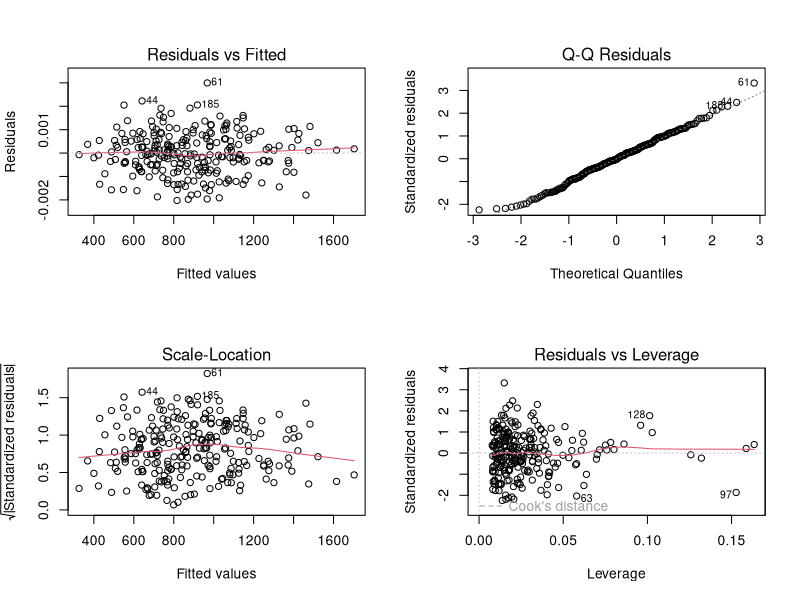
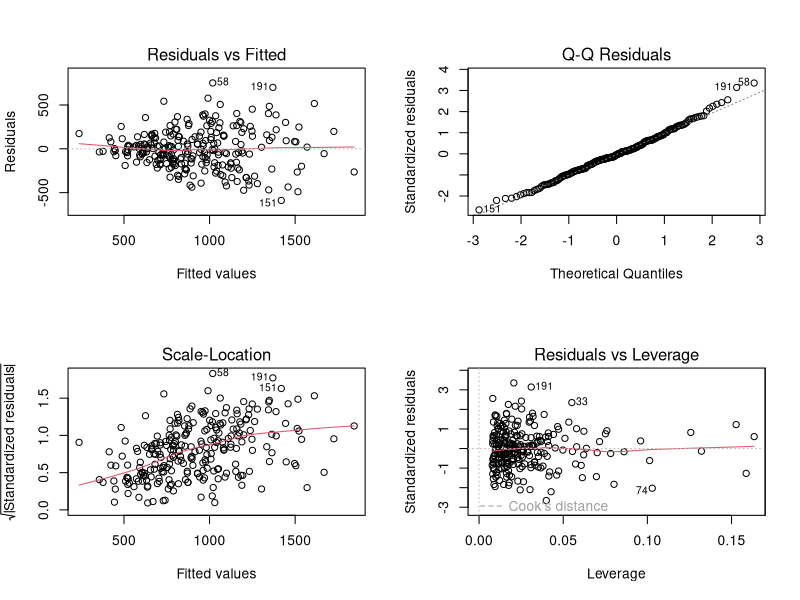
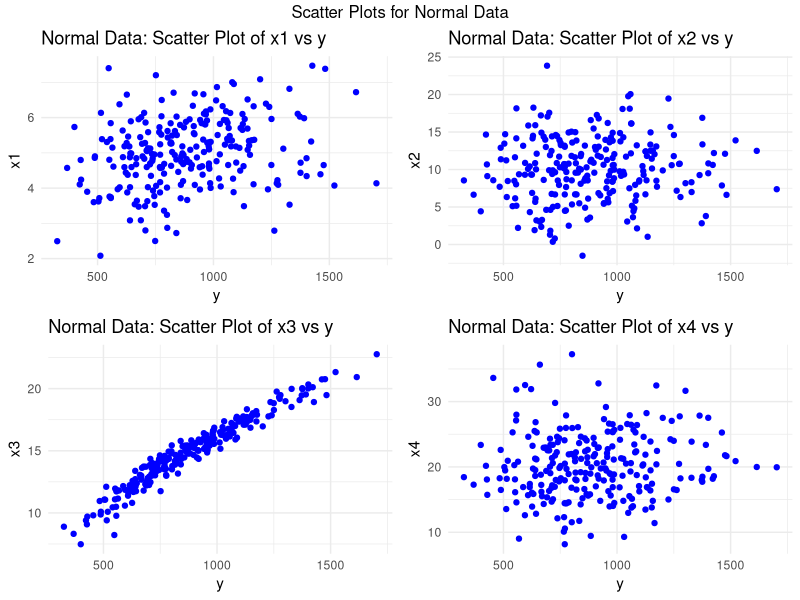
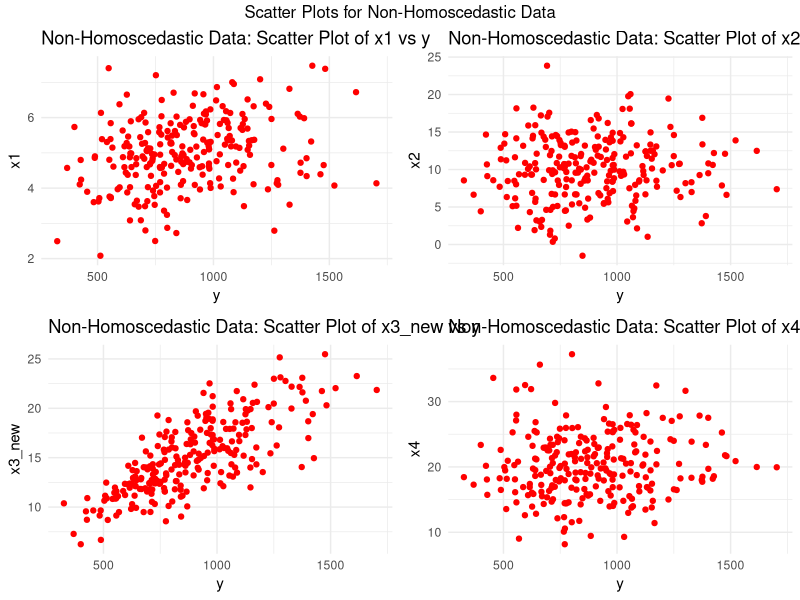
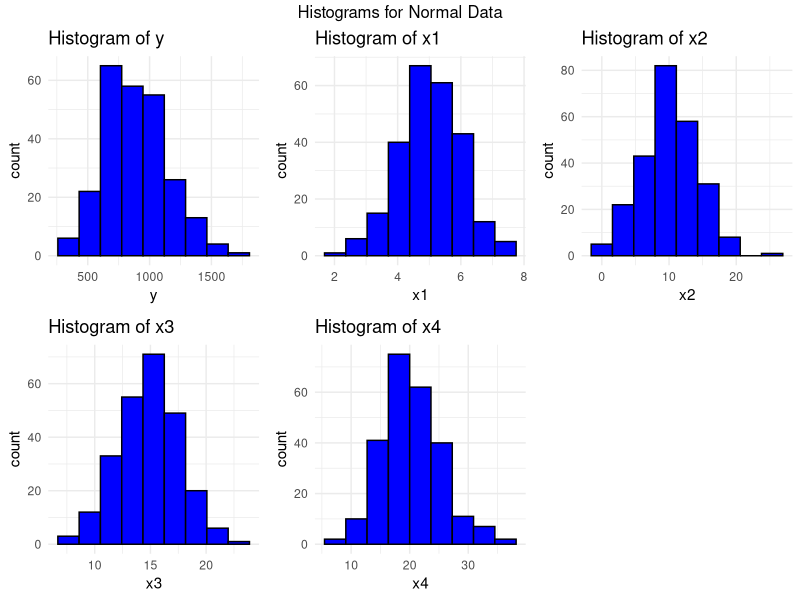
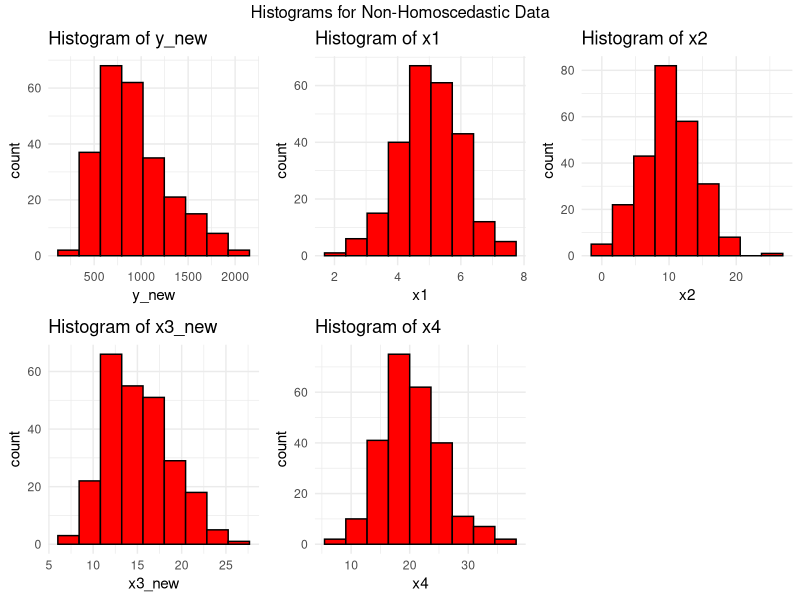

R code for these plots, in order:
library(ggplot2)
library(gridExtra)

# Set seed for reproducibility
set.seed(223)

# Generate independent variables
n <- 250
x1 <- rnorm(n, mean = 5, sd = 1)
x2 <- rnorm(n, mean = 10, sd = 4)
x3 <- rnorm(n, mean = 15, sd = 3)
x4 <- rnorm(n, mean = 20, sd = 5)

# Generate dependent variable with a polynomial relationship
y <- 3 + 2*x1 + 5*x1^2 + 1.5*x2 + 3*x3^2 + 2*x4 + 0.001*rnorm(n, mean = 0, sd = 1)

# Create a data frame
data <- data.frame(y, x1, x2, x3, x4)

# Fit a polynomial regression model
model <- lm(y ~ poly(x1, 2) + x2 + poly(x3, 2) + x4, data = data)

# Summary of the model
summary(model)

# Add an error term to x1 that scales with the corresponding y value
x3_new <- x3 + rnorm(n, mean = 0, sd = 0.00254 * abs(y))

# Generate new dependent variable with the same polynomial relationship
y_new <- 3 + 2*x1 + 5*x1^2 + 1.5*x2 + 3*x3_new^2 + 2*x4 + 0.001*rnorm(n, mean = 0, sd = 1)

# Create a new data frame
data_new <- data.frame(y_new, x1 = x1, x2, x3_new, x4)

# Fit a new polynomial regression model
model_new <- lm(y_new ~ poly(x1, 2) + x2 + poly(x3, 2) + x4, data = data_new)

# Summary of the new model
summary(model_new)

# Diagnostic plots for the original model
par(mfrow = c(2, 2))
plot(model)

# Diagnostic plots for the new model
par(mfrow = c(2, 2))
plot(model_new)

# Function to create scatter plots for each numeric column against 'y'
scatter_plots <- function(data, color, title_prefix) {
  lapply(names(data)[-1], function(col) {
    ggplot(data, aes_string(x = "y", y = col)) +
      geom_point(color = color) +
      ggtitle(paste(title_prefix, col, "vs y")) +
      theme_minimal()
  })
}

# Scatter plots for normal data
scatter_plots_normal <- scatter_plots(data, "blue", "Normal Data: Scatter Plot of")
# Scatter plots for non-homoscedastic data
scatter_plots_non_homoscedastic <- scatter_plots(data_new, "red", "Non-Homoscedastic Data: Scatter Plot of")

# Arrange scatter plots in grids
grid.arrange(grobs = scatter_plots_normal, ncol = 2, top = "Scatter Plots for Normal Data")
grid.arrange(grobs = scatter_plots_non_homoscedastic, ncol = 2, top = "Scatter Plots for Non-Homoscedastic Data")

# Function to create histograms for each numeric column
create_histograms <- function(data, color, title_prefix) {
  lapply(names(data), function(col) {
    n_bins <- ceiling(log2(length(data[[col]])) + 1)
    ggplot(data, aes_string(x = col)) +
      geom_histogram(bins = n_bins, fill = color, color = "black") +
      ggtitle(paste(title_prefix, col)) +
      theme_minimal()
  })
}

# Histograms for normal data
histograms_normal <- create_histograms(data, "blue", "Histogram of")
# Histograms for non-homoscedastic data
histograms_non_homoscedastic <- create_histograms(data_new, "red", "Histogram of")

# Arrange histograms in grids
do.call(grid.arrange, c(histograms_normal, ncol = 3, top = "Histograms for Normal Data"))
do.call(grid.arrange, c(histograms_non_homoscedastic, ncol = 3, top = "Histograms for Non-Homoscedastic Data"))
